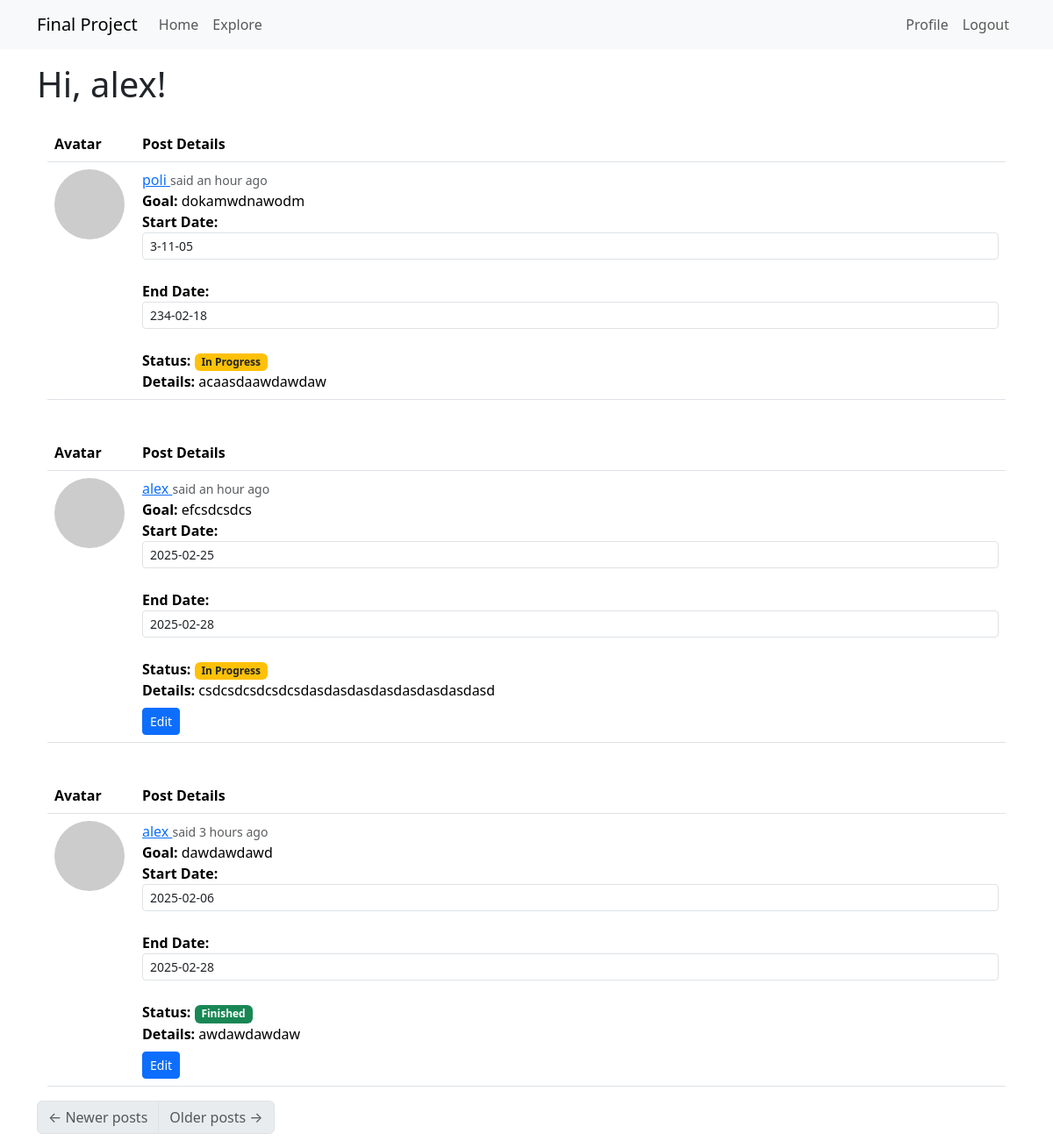
Page /explore (signed in) on the committed database.
### app/models.py (models this page shows, shortened)
class User(db.Model, UserMixin):
    id: so.Mapped[int] = so.mapped_column(primary_key=True)
    username: so.Mapped[str] = so.mapped_column(sa.String(64), index=True, unique=True)
    email: so.Mapped[str] = so.mapped_column(sa.String(120), index=True, unique=True)
    password_hash: so.Mapped[Optional[str]] = so.mapped_column(sa.String(256))
    posts: so.WriteOnlyMapped['Post'] = so.relationship(back_populates='author')
    about_me: so.Mapped[Optional[str]] = so.mapped_column(sa.String(140))
    last_seen: so.Mapped[Optional[datetime]] = so.mapped_column(default=lambda: datetime.now(timezone.utc))
    following: so.WriteOnlyMapped['User'] = so.relationship(secondary=followers, primaryjoin=(followers.c.follower_id == id),
        secondaryjoin=(followers.c.followed_id == id), back_populates='followers')
    followers: so.WriteOnlyMapped['User'] = so.relationship(secondary=followers, primaryjoin=(followers.c.followed_id == id),
        secondaryjoin=(followers.c.follower_id == id), back_populates='following')
    def avatar(self, size):
        digest = md5(self.email.lower().encode('utf-8')).hexdigest()
        return f'https://www.gravatar.com/avatar/{digest}?d=identicon&s={size}'

class Post(db.Model):
    id: so.Mapped[int] = so.mapped_column(primary_key=True)
    goal: so.Mapped[str] = so.mapped_column(sa.String(60))
    body: so.Mapped[str] = so.mapped_column(sa.String(300))
    timestamp: so.Mapped[datetime] = so.mapped_column(index=True, default=lambda: datetime.now(timezone.utc))
    starttime: so.Mapped[datetime] = so.mapped_column(default=lambda: datetime.now(timezone.utc))
    endtime: so.Mapped[datetime] = so.mapped_column(default=None)
    isfinished: so.Mapped[bool] = so.mapped_column(sa.Boolean(), default=False)
    user_id: so.Mapped[int] = so.mapped_column(sa.ForeignKey(User.id), index=True)
    author: so.Mapped[User] = so.relationship(back_populates='posts')

### app/routes.py (the view)
@app.route('/explore')
@login_required
def explore():
    page = request.args.get('page', 1, type=int)
    query = sa.select(Post).order_by(Post.timestamp.desc())
    posts = db.paginate(query, page=page,
                        per_page=app.config['POSTS_PER_PAGE'], error_out=False)
    next_url = url_for('explore', page=posts.next_num) \
        if posts.has_next else None
    prev_url = url_for('explore', page=posts.prev_num) \
        if posts.has_prev else None
    return render_template("index.html", title='Explore', posts=posts.items,
                           next_url=next_url, prev_url=prev_url)

### app/models.py (called while the page is built)
@login.user_loader
def load_user(id):
    return db.session.get(User, int(id))

### app/routes.py (called while the page is built)
@app.before_request
def before_request():
    if current_user.is_authenticated:
        current_user.last_seen = datetime.now(timezone.utc)
        db.session.commit()

### app/templates/index.html
{% extends "base.html" %}
{% import "bootstrap_wtf.html" as wtf %}
{% block content %}
    <h1>Hi, {{ current_user.username }}!</h1>
    {% for post in posts %}
        {% include '_post.html' %}
    {% endfor %}
    <nav aria-label="Post navigation">
        <ul class="pagination">
            <li class="page-item{% if not prev_url %} disabled{% endif %}">
                <a class="page-link" href="{{ prev_url }}">
                    <span aria-hidden="true">&larr;</span> Newer posts
                </a>
            </li>
            <li class="page-item{% if not next_url %} disabled{% endif %}">
                <a class="page-link" href="{{ next_url }}">
                    Older posts <span aria-hidden="true">&rarr;</span>
                </a>
            </li>
        </ul>
    </nav>
{% endblock %}

### app/templates/_post.html (shortened to what this page needs)
{% block content %}
    <div class="container mt-4">
        <div class="row">
            <div class="col-12">
                <table class="table table-hover">
                    <thead>
                        <tr>
                            <th scope="col" width="100px">Avatar</th>
                            <th scope="col">Post Details</th>
                        </tr>
                    </thead>
                    <tbody>
                        <tr>
                            <td>
                                <a href="{{ url_for('user', username=post.author.username) }}">
                                    <img src="{{ post.author.avatar(70) }}" class="rounded-circle" alt="User Avatar" />
                                </a>
                            </td>
                            <td>
                                <div>
                                    <a href="{{ url_for('user', username=post.author.username) }}" class="font-weight-bold">
                                        {{ post.author.username }}
                                    </a>
                                    <small class="text-muted">said {{ moment(post.timestamp).fromNow() }}</small>
                                    <br>
                                    <strong>Goal:</strong> {{ post.goal }}<br>
                                    <strong>Start Date:</strong>
                                    <input type="text" id="starttime-{{ post.id }}" class="form-control form-control-sm datetime-picker"
                                           value="{{ post.starttime.strftime('%Y-%m-%d') if post.starttime else '' }}" />
                                    <br>
                                    <strong>End Date:</strong>
                                    <input type="text" id="endtime-{{ post.id }}" class="form-control form-control-sm datetime-picker"
                                           value="{{ post.endtime.strftime('%Y-%m-%d') if post.endtime else '' }}" />
                                    <br>
                                    <strong>Status:</strong>
                                    {% if post.isfinished %}
                                        <span class="badge bg-success">Finished</span>
                                    {% else %}
                                        <span class="badge bg-warning text-dark">In Progress</span>
                                    {% endif %}
                                    <br>
                                    <strong>Details:</strong> {{ post.body }}
                                    <br>
                                    {% if post.author == current_user %}
                                        <a href="{{ url_for('edit_post', post_id=post.id) }}" class="btn btn-primary btn-sm mt-2">Edit</a>
                                    {% endif %}
                                </div>
                            </td>
                        </tr>
                    </tbody>
                </table>
            </div>
        </div>
    </div>
    <link rel="stylesheet" href="https://cdn.jsdelivr.net/npm/flatpickr/dist/flatpickr.min.css">
{% endblock %}

### rows in the picture
User: username "alex"
Post: author.username "poli", timestamp "an hour ago", goal "dokamwdnawodm", starttime "3-11-05", endtime "234-02-18", isfinished "In Progress", body "acaasdaawdawdaw"
Post: author.username "alex", timestamp "an hour ago", goal "efcsdcsdcs", starttime "2025-02-25", endtime "2025-02-28", isfinished "In Progress", body "csdcsdcsdcsdcsdasdasdasdasdasdasdasdasd"
Post: author.username "alex", timestamp "3 hours ago", goal "dawdawdawd", starttime "2025-02-06", endtime "2025-02-28", isfinished "Finished", body "awdawdawdaw"
